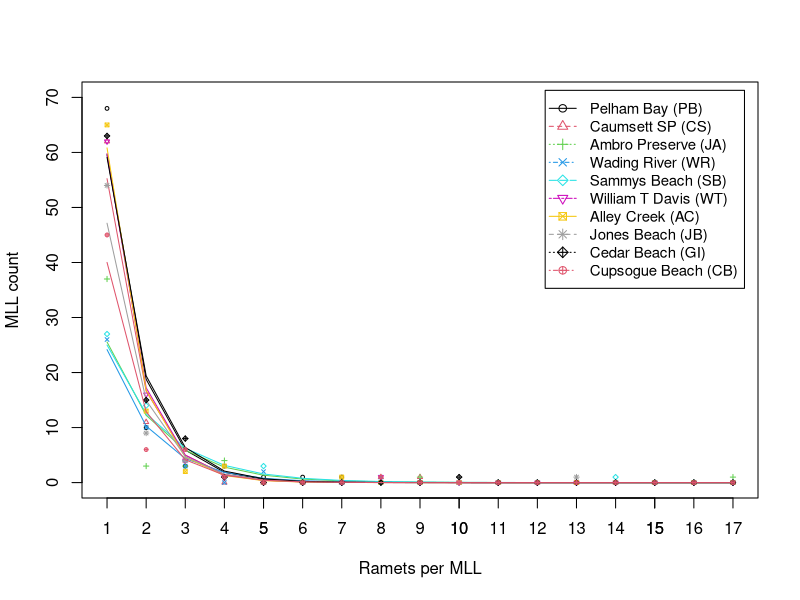
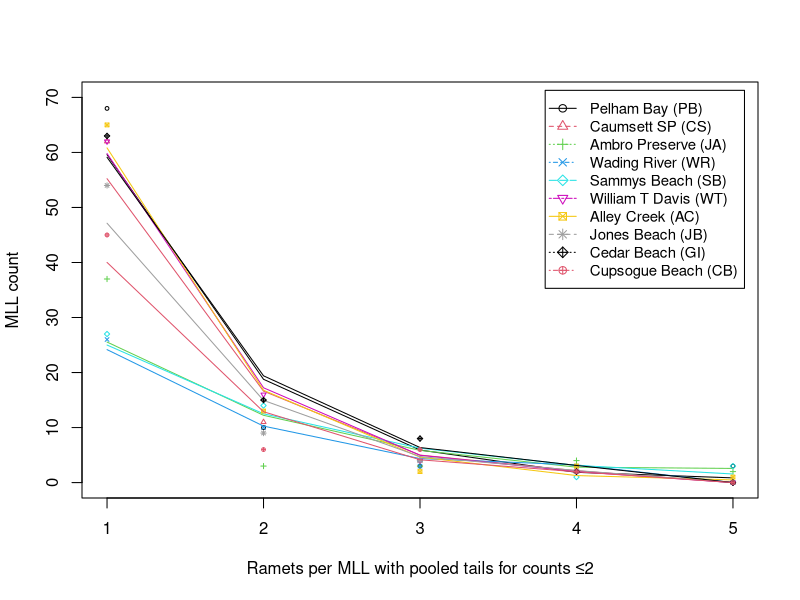

Reproduce these figures in R, in order.
#########################################
#                                       #
#   Title: Fit Poisson models to genet  # 
#   and ramet count data from 10        #
#   Long Island and NYC, NY Populations #
#   Distributions for MLL               #
#   Size Distributions                  # 
#   Author: Matthew B. Hamilton         #
#   Date last edited: 26 June 2025      #
#   Manuscript: S. patens landscape     # 
#   genetics - Long Island & NYC        #
#                                       #
#########################################

# --------------------------------------

# Load rstudioapi package to be able to get directory of source file
library("rstudioapi")

setwd(dirname(getActiveDocumentContext()$path)) # Set working directory to source file location

getwd() # Check updated working directory

dat <- read.csv("4.Long_Island_MLLs.csv")

# subset of data
tmp1 <- dat[,c("pop","ramet.count","obs.genets")] 

max.ramet.count <- max(tmp1$ramet.count)

n.pops <- max(tmp1$pop)

# create data frame with max.ramet.count ramets for every population
tmp2 <- data.frame(pop=rep(1:n.pops,rep(max.ramet.count,n.pops)), ramet.count=rep(1:max.ramet.count,n.pops))

# merge data sets
dat2 <- merge(x=tmp2,y=tmp1,by=c("pop","ramet.count"),all.x=TRUE)

# fill in the NA's with 0's
dat2$obs.genets[is.na(dat2$obs.genets)] <- 0

# ANOTHER WAY to VIEW DATA 
# =========================
M <- as.table(matrix(dat2$obs.genets,nrow=n.pops,ncol=max.ramet.count,byrow=TRUE))
dimnames(M) <- list(pop=1:n.pops,ramet.count=1:max.ramet.count)

Xsq <- chisq.test(M) # -->> leads to error message
#fisher.test(M,simulate.p.value=TRUE,B=1000000) # p=0.02393 => reject the null hypothesis of independence
fisher.test(M,simulate.p.value=TRUE,B=100000) # can run smaller reps just to see

simplerate.mat <- matrix(NA, n.pops, 2)
yhat.simple <- matrix(NA, n.pops, max.ramet.count)
yhat.ols <- matrix(NA, n.pops, max.ramet.count)

# pool observations in tails when 2 or fewer observations (see Boos and Stephanski 2004 p. 22)
# goodness-of-fit statistics => by defn, the squared observed minus expected, divided by the expected
# ----------------------------------------------------------------------------------------------------
# 1st column : all the columns/cells
# 2nd column : collapse tail cells starting with the one whose value is 2 or fewer
#
g2.statistics <- matrix(NA, n.pops, 4) 
dimnames(g2.statistics) <- list(c(paste("pop",1:n.pops,sep=" ")),c("actual","collapsed", "no.cells", "p.val"))

# maximum number of ramets per genet in pooled tails data
max.pooled.ramet.count <- 5

data.collapsed.tails <- data.frame(pop=rep(1:n.pops,rep(max.pooled.ramet.count,n.pops)), ramet.count=rep(1:max.pooled.ramet.count,n.pops), obs.genets=(0), pred.genets=(0))

for (J in 1:n.pops) {
  m <- glm(obs.genets ~ ramet.count,family=poisson(link="log"),data=dat2,subset=pop==J)
  
  m.ols <- lm(log(obs.genets+1) ~ log(ramet.count),data=dat2,subset=pop==J)
  
  #m <- glm(obs.genets ~ ramet.count,family=quasipoisson(link="log"),data=dat2,subset=pop==J)
  
  simplerate.mat[J,] <- m$coefficients
  yhat.simple[J,] <- predict(m,newdata=NULL,type="response",se.fit=FALSE)
  yhat.ols[J,] <- predict(m.ols,newdata=NULL,type="response",se.fit=FALSE)
  
  observed.counts <- dat2$obs.genets[dat2$pop==J]
  predicted.values <- yhat.simple[J,]
  #cat("predicted.values = ", predicted.values,"\n")
  
  g2.poisson <- sum((observed.counts-predicted.values)^2/predicted.values)
  
  # find the ramet count categories that are >2
  tmp <- dat2[(dat2$pop==J) & (observed.counts>2),"ramet.count"]
  #print(tmp)
  #stop("testing\n")
  
  # store the maximum ramet count category that is >2
  last.cell <- max(tmp)
  
  # make index vector for obs and exp with pooled tail
  observed.cells <- 1:last.cell
  #cat("observed.cells indices = ", observed.cells,"\n")
  
  # make index vector
  collapsed.cells <- (last.cell+1):max.ramet.count
  #cat("collaposed.cells indices = ", collapsed.cells,"\n")
  
  observed.collapsed <- sum(observed.counts[collapsed.cells])

  predicted.collapsed <- sum(predicted.values[collapsed.cells])
  #cat("obs and exp collapsed cells = ",c(observed.collapsed,predicted.collapsed),"\n")
  
  #print(observed.cells)
  #print(observed.counts[observed.cells])
  
  # some steps to save observed and predicted values for later plotting
  # number of ramet categories after pooling tails
  length.collapsed <- length(observed.counts[observed.cells])
  

  # store observed ramets per genet counts for plotting later, except pooled
  data.collapsed.tails$obs.genets[((J*max.pooled.ramet.count)-(max.pooled.ramet.count-1)):((J*max.pooled.ramet.count)-(max.pooled.ramet.count-last.cell))] <- observed.counts[observed.cells]
  
  # store pooled ramets per genet counts for plotting later
  data.collapsed.tails$obs.genets[((((J-1)*max.pooled.ramet.count))+(last.cell + 1))] <- observed.collapsed
  
  
  # store predicted ramets per genet counts other than the pooled cell for plotting later
  data.collapsed.tails$pred.genets[((J*max.pooled.ramet.count)-(max.pooled.ramet.count-1)):((J*max.pooled.ramet.count)-(max.pooled.ramet.count-last.cell))] <- predicted.values[observed.cells]
  
  # store predicted ramets per genet counts from pooled cells for plotting later
  data.collapsed.tails$pred.genets[((((J-1)*max.pooled.ramet.count))+(last.cell + 1))] <- predicted.collapsed
  
  
  g2.poisson.approx <- 0
  # sum up over categories with observed ramets >2 first
  g2.possion.approx <- sum((observed.counts[observed.cells]-predicted.values[observed.cells])^2/predicted.values[observed.cells])
  # then add pooled tail categories of observed ramets
  g2.poisson.approx <- g2.poisson.approx + (observed.collapsed-predicted.collapsed)^2/predicted.collapsed
  
  #g2.ols <- sum((log(dat2$obs.genets[dat2$pop==J]+1)-yhat.ols[J,])^2/yhat.ols[J,])
  g2.statistics[J,1:2] <- c(g2.poisson,g2.poisson.approx)
  g2.statistics[J,3] <- last.cell + 1
  
  # degrees of freedom for conservative GOF test => no.of.cells minus 1
  g2.statistics[J,4] <- 1-pchisq(q=g2.poisson.approx,df=last.cell,ncp=0,lower.tail=TRUE,log.p=FALSE)
}

g2.statistics

# m.saturated => model for different rate and different intercept for each population
m.saturated <- glm(obs.genets ~ as.factor(pop)+ramet.count+as.factor(pop)*ramet.count,family=poisson(link="log"),data=dat2)
summary(m.saturated)

# m.reduced.1 => model for same rate parameter for all pops, but different intercepts for each pops
m.reduced.1 <- glm(obs.genets ~ as.factor(pop)+ramet.count,family=poisson(link="log"),data=dat2)
summary(m.reduced.1)

# m.reduced.2 => model for same rate parameter and same intercept parameter for all pops
m.reduced.2 <- glm(obs.genets ~ ramet.count,family=poisson(link="log"),data=dat2)
summary(m.reduced.2)


### ----------------------------------------------------------------------------------------------------------

# define plot window size
dev.new(width = 500, height = 300, unit = "px")

### Plot of the observed genet counts as a function of the ramet counts, plus a line through the fitted values
plot(dat2$ramet.count[dat2$pop==1],dat2$obs.genets[dat2$pop==1],type="n", ylim=c(0,70), xlim=c(1,17),
     xlab="Ramets per MLL", ylab="MLL count")
#, main="Distributions of ramets per genet\nin each population"

axis(1,at=c(1,2,3,4,5,6,7,8,9,10,11,12,13,14,15,16,17))

for (J in 1:10) {
  points(dat2$ramet.count[dat2$pop==J],dat2$obs.genets[dat2$pop==J],pch=J,cex=0.5,col=J)
  
  lines(dat2$ramet.count[dat2$pop==J],yhat.simple[J,],col=J)
}

legend("topright", inset=.02, 
       legend=c("Pelham Bay (PB)", "Caumsett SP (CS)","Ambro Preserve (JA)","Wading River (WR)",
                "Sammys Beach (SB)","William T Davis (WT)","Alley Creek (AC)","Jones Beach (JB)", 
                "Cedar Beach (GI)","Cupsogue Beach (CB)"), 
       pch = c(1:10), lty= c(1:10), col = c(1:10), cex=0.9, pt.cex = 1
       )



# define plot window size
#dev.new(width = 500, height = 300, unit = "px")

### using ramets per genet with pooled tails
### Plot of observed genet counts as a function of the collapsed ramet counts, plus a line through the predicted values

plot(data.collapsed.tails$ramet.count[data.collapsed.tails$pop==1],data.collapsed.tails$obs.genets[data.collapsed.tails$pop==1],type="n", ylim=c(0,70), xlim=c(1,5), xaxt="n",
     xlab="Ramets per MLL with pooled tails for counts ≤2", ylab="MLL count")
#, main="Distributions of ramets per MLL genet\nin each population with pooled tails"
axis(1,at=c(1,2,3,4,5))

for (J in 1:10) {
  points(data.collapsed.tails$ramet.count[data.collapsed.tails$pop==J],data.collapsed.tails$obs.genets[data.collapsed.tails$pop==J],pch=J,cex=0.5,col=J)
  
  lines(data.collapsed.tails$ramet.count[data.collapsed.tails$pop==J],data.collapsed.tails$pred.genets[data.collapsed.tails$pop==J],col=J)
}

legend("topright", inset=.02, 
       legend=c("Pelham Bay (PB)", "Caumsett SP (CS)","Ambro Preserve (JA)","Wading River (WR)",
                "Sammys Beach (SB)","William T Davis (WT)","Alley Creek (AC)","Jones Beach (JB)", 
                "Cedar Beach (GI)","Cupsogue Beach (CB)"), 
       pch = c(1:10), lty= c(1:10), col = c(1:10), cex=0.9, pt.cex = 1
)
